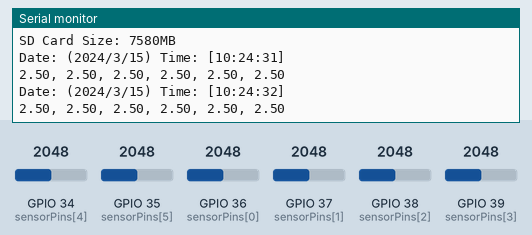
The sketch below on a simulated ESP32. On the bench: the last lines printed to the serial monitor. The inputs (shaded band) are chosen by the test bench; at power-on: GPIO 34 (sensorPins[4]) = 2048, GPIO 35 (sensorPins[5]) = 2048, GPIO 36 (sensorPins[0]) = 2048, GPIO 37 (sensorPins[1]) = 2048, GPIO 38 (sensorPins[2]) = 2048, GPIO 39 (sensorPins[3]) = 2048. The local clock reads 2024-03-15 10:24:30 at power-on unless the sketch sets it; storage starts empty.

Above: at 2.2 s.
2.3 s: GPIO 34 (sensorPins[4]) set to 2866
At 3.6 s:
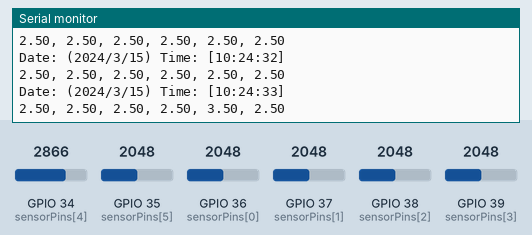
3.8 s: GPIO 35 (sensorPins[5]) set to 2866
At 4.9 s:
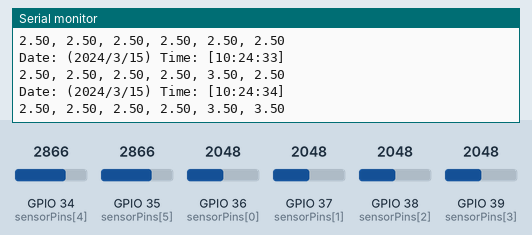
5.3 s: GPIO 36 (sensorPins[0]) set to 2866
At 6.5 s:
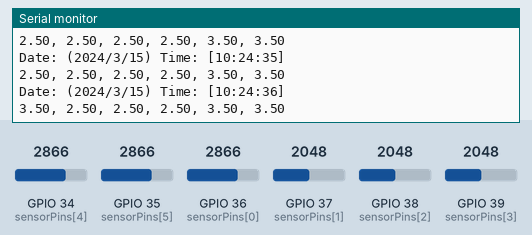
6.8 s: GPIO 37 (sensorPins[1]) set to 2866
At 7.7 s:
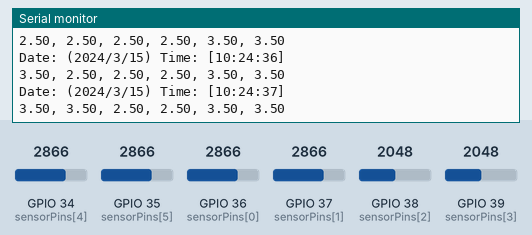
8.3 s: GPIO 38 (sensorPins[2]) set to 2866
At 9.6 s:
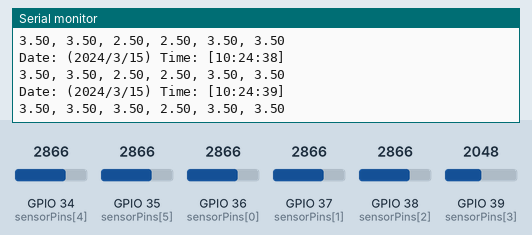
9.8 s: GPIO 39 (sensorPins[3]) set to 2866
At 11.0 s:
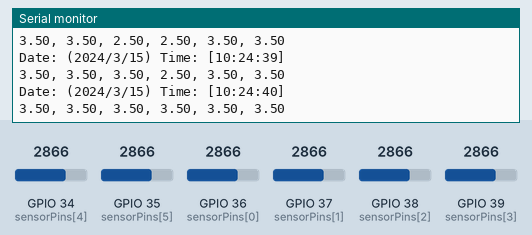
Timing chart, 0 to 12.3 s (numbered marks = the images above; inputs shaded):
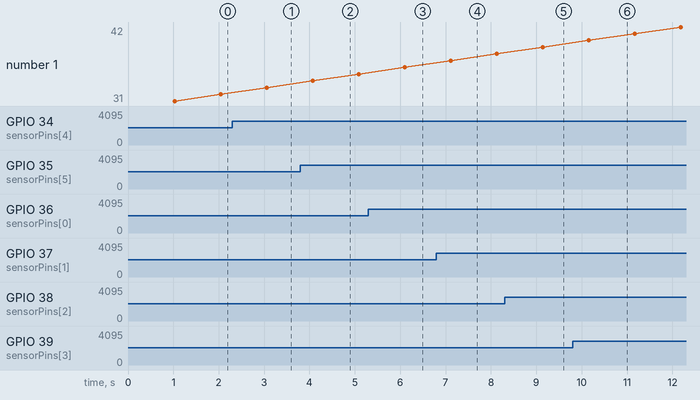

Measured:
- after the input at 2.3 s, the serial monitor: prints a new line after 0.76 s (image 1)
- after the input at 3.8 s, the serial monitor: prints a new line after 0.27 s (image 2)
- after the input at 5.3 s, the serial monitor: prints a new line after 0.80 s (image 3)
- after the input at 6.8 s, the serial monitor: prints a new line after 0.31 s (image 4)
- after the input at 8.3 s, the serial monitor: prints a new line after 0.84 s (image 5)
- after the input at 9.8 s, the serial monitor: prints a new line after 0.35 s (image 6)

The sketch:

oystersensor_0.1.ino
```cpp
#include "RTClib.h"
#include "FS.h"
#include "SD.h"
#include "SPI.h"

RTC_PCF8523 rtc;
String filename;

const int sensorPins[] = {A0, A1, A2, A3, A6, A7}; // Array of sensor pins
const int numSensors = sizeof(sensorPins) / sizeof(sensorPins[0]); // Calculate the number of sensors
const int chipSelect = 21; // CS pin for SD card module

// __________________________________________________________________________________________________________________________
// __________________________________________________________________________________________________________________________

void setup() {
  Serial.begin(57600); // Start serial communication
  while (!Serial) {
    ;
  }
  Serial.println("Serial connection established");
  delay(1000);

//----------------------------------------------------------------------------------
  // Checks if RTC is found, if not, enter infinite loop
  if (! rtc.begin()) {
    Serial.println("Couldn't find RTC");
    Serial.flush();
    while (1) delay(10);
  }

  // Checks if RTC is not initialized or has lost power, if so, sets date and time to when sketch was compiled
  if (!rtc.initialized() || rtc.lostPower()) {
    Serial.println("RTC is NOT initialized, let's set the time!");
    rtc.adjust(DateTime(F(__DATE__), F(__TIME__)));
  }

  // Clears the STOP bit required for the RTC to restart after being stopped
  rtc.start();

  // Calibration function: calibrateRTC(drift, period)
  calibrateRTC(0, 7);

//----------------------------------------------------------------------------------
  // Initialize SD card
  if (!SD.begin(chipSelect)) {
    Serial.println("Card Mount Failed");
    return;
  }

  // Check if SD card is attached
  uint8_t cardType = SD.cardType();
  if (cardType == CARD_NONE) {
    Serial.println("No SD card attached");
    return;
  }

  // Read card type
  Serial.print("SD Card Type: ");
  if (cardType == CARD_MMC) {
    Serial.println("MMC");
  } else if (cardType == CARD_SD) {
    Serial.println("SDSC");
  } else if (cardType == CARD_SDHC) {
    Serial.println("SDHC");
  } else {
    Serial.println("UNKNOWN");
  }

  // Read card size
  uint64_t cardSize = SD.cardSize() / (1024 * 1024);
  Serial.printf("SD Card Size: %lluMB\n", cardSize);

  // Generate a new filename based on date and time
  filename = generateFilename();

  // Create new file with new filename and CSV header
  File dataFile = SD.open(filename, FILE_WRITE);
  if (dataFile) {
    dataFile.println("Date,Time,Sensor1,Sensor2,Sensor3,Sensor4,Sensor5,Sensor6");
    dataFile.close();
  } else {
    Serial.println("Failed to create file");
  }
}

// __________________________________________________________________________________________________________________________
// __________________________________________________________________________________________________________________________

void loop() {
  // Create array of hall sensor values, read and convert to voltage
  float hallVoltages[numSensors];
  for (int i = 0; i < numSensors; i++) {
    int hallAnalog = analogRead(sensorPins[i]);
    hallVoltages[i] = hallAnalog * (5.0 / 4095.0);
  }

  // Get RTC time
  DateTime now = rtc.now();

  // Function printing RTC and sensor data
  printData(now, hallVoltages, numSensors);

  // Function to write data to SD card
  writeDataToSD(now, hallVoltages, numSensors);

  delay(1000);
}

// __________________________________________________________________________________________________________________________
// __________________________________________________________________________________________________________________________

// Function to calibrate RTC in setup
void calibrateRTC(float drift, int observationDays) {
  float period_sec = observationDays * 86400; // total observation period in seconds
  float deviation_ppm = (drift / period_sec * 1000000); // calculates deviation (ppm) based on drift and period
  float drift_unit = 4.34; // sets drift unit based on the calibration mode (every two hours)
  int offset = round(deviation_ppm / drift_unit); // calculates offset required for calibration

  //rtc.calibrate(PCF8523_TwoHours, offset);  // calibrate RTC
  //rtc.calibrate(PCF8523_TwoHours, 0);  // uncomment this line to cancel previous calibration

  Serial.print("Offset is "); Serial.println(offset);
}

//----------------------------------------------------------------------------------
// Function to generate a filename based on the current date and time
String generateFilename() {
  DateTime now = rtc.now();
  char buf[25];
  sprintf(buf, "/data_%04d%02d%02d_%02d%02d%02d.csv", now.year(), now.month(), now.day(), now.hour(), now.minute(), now.second());
  return String(buf);
}

//----------------------------------------------------------------------------------
// Function to print sensor data in serial monitor
void printData(DateTime now, float hallVoltages[], int numSensors) {
  Serial.print("Date: (");
  Serial.print(now.year(), DEC);
  Serial.print('/');
  Serial.print(now.month(), DEC);
  Serial.print('/');
  Serial.print(now.day(), DEC);
  Serial.print(") Time: [");
  Serial.print(now.hour(), DEC);
  Serial.print(':');
  Serial.print(now.minute(), DEC);
  Serial.print(':');
  Serial.print(now.second(), DEC);
  Serial.print("]");
  Serial.println();

  for (int i = 0; i < numSensors; i++) {
    Serial.print(hallVoltages[i]);
    if (i < numSensors - 1) {
      Serial.print(", ");
    }
  }
  Serial.println(); Serial.println();
}

//----------------------------------------------------------------------------------
// Function to write sensor data to SD card
void writeDataToSD(DateTime now, float hallVoltages[], int numSensors) {
  // Open the file for writing
  File dataFile = SD.open(filename, FILE_WRITE);
  if (dataFile) {
    // Write the timestamp
    dataFile.print(now.year(), DEC);
    dataFile.print('/');
    dataFile.print(now.month(), DEC);
    dataFile.print('/');
    dataFile.print(now.day(), DEC);
    dataFile.print(',');
    dataFile.print(now.hour(), DEC);
    dataFile.print(':');
    dataFile.print(now.minute(), DEC);
    dataFile.print(':');
    dataFile.print(now.second(), DEC);
    dataFile.print(',');

    // Write the sensor data
    for (int i = 0; i < numSensors; i++) {
      dataFile.print(hallVoltages[i]);
      if (i < numSensors - 1) {
        dataFile.print(',');
      }
    }
    dataFile.println();

    // Close the file
    dataFile.close();
  } else {
    Serial.println("Failed to open file for writing");
  }
}
```
